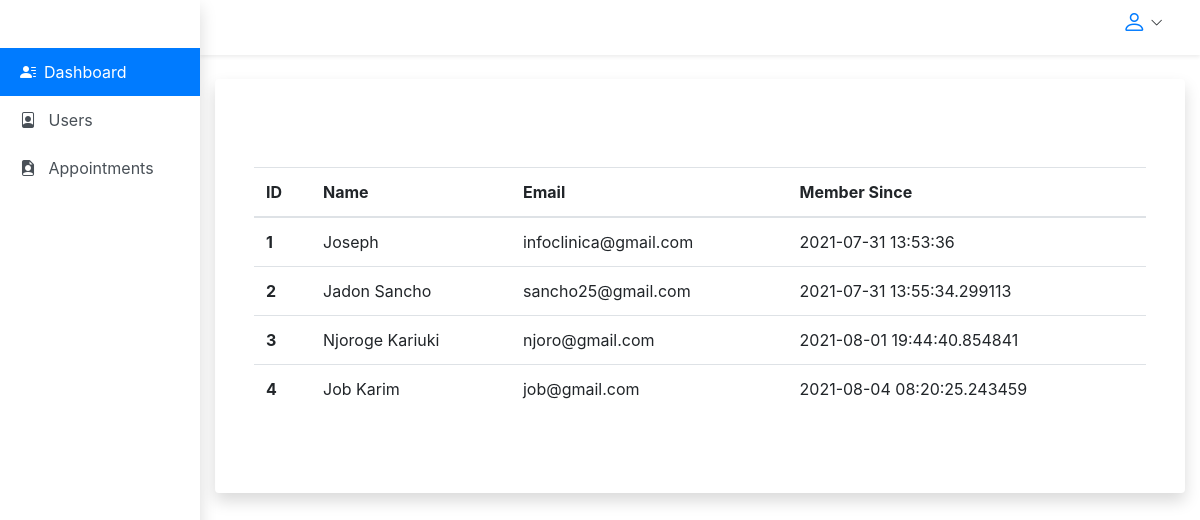
/dashboard/users (signed in), run on the app's committed database.
### models.py (models this page shows, shortened)
class User(UserMixin, db.Model):
    __tablename__ = "user"
    id = db.Column(db.Integer, primary_key=True)
    email = db.Column(db.String(64), unique=True, nullable=False, index=True)
    pwd = db.Column(db.String(300), nullable=False, unique=True)
    name = db.Column(db.String(20), nullable=False)
    member_since = db.Column(db.DateTime(), default=datetime.utcnow)
    role_id = db.Column(db.Integer, db.ForeignKey("roles.id"), nullable = False)
    def can(self, permissions):
        return self.role is not None and \
        (self.role.permissions & permissions) == permissions
    def is_administrator(self):
        return self.can(Permission.ADMIN)

### main.py (the view)
@app.route("/dashboard/users", methods=("GET", "POST"), strict_slashes=False)
@admin_required
@login_required
def users():
    users = User.query.order_by(User.id.asc()).all()
    appointments = Appointments.query.order_by(Appointments.id.asc()).all()
    return render_template("users.html",
        title="CLINICA | Dashboard",
        users=users,
        appointments=appointments
        )

### main.py (called while the page is built)
@login_manager.user_loader
def load_user(user_id):
    return User.query.get(int(user_id))

### templates/users.html
{% extends "dashboard_base.html" %} {% block title%} {{ title }} {% endblock %}
{% block content%}
<div class="container">
  <table class="table">
    <thead>
      <tr>
        <th scope="col">ID</th>
        <th scope="col">Name</th>
        <th scope="col">Email</th>
        <th scope="col">Member Since</th>
      </tr>
    </thead>
    <tbody>
      {% for user in users %}
      <tr>
        <th scope="row">{{ user.id }}</th>
        <td>{{ user.name }}</td>
        <td>{{ user.email }}</td>
        <td>{{ user.member_since }}</td>
      </tr>
      {% endfor %}
    </tbody>
  </table>
</div>
{% endblock%}

### static/css/admin.css (style rules this page uses)
body { font-family: 'Barlow', sans-serif; }

### data on the page
User: id "1", name "Joseph", email "infoclinica@gmail.com", member_since "2021-07-31 13:53:36"
User: id "2", name "Jadon Sancho", email "sancho25@gmail.com", member_since "2021-07-31 13:55:34.299113"
User: id "3", name "Njoroge Kariuki", email "njoro@gmail.com", member_since "2021-08-01 19:44:40.854841"
User: id "4", name "Job Karim", email "job@gmail.com", member_since "2021-08-04 08:20:25.243459"
